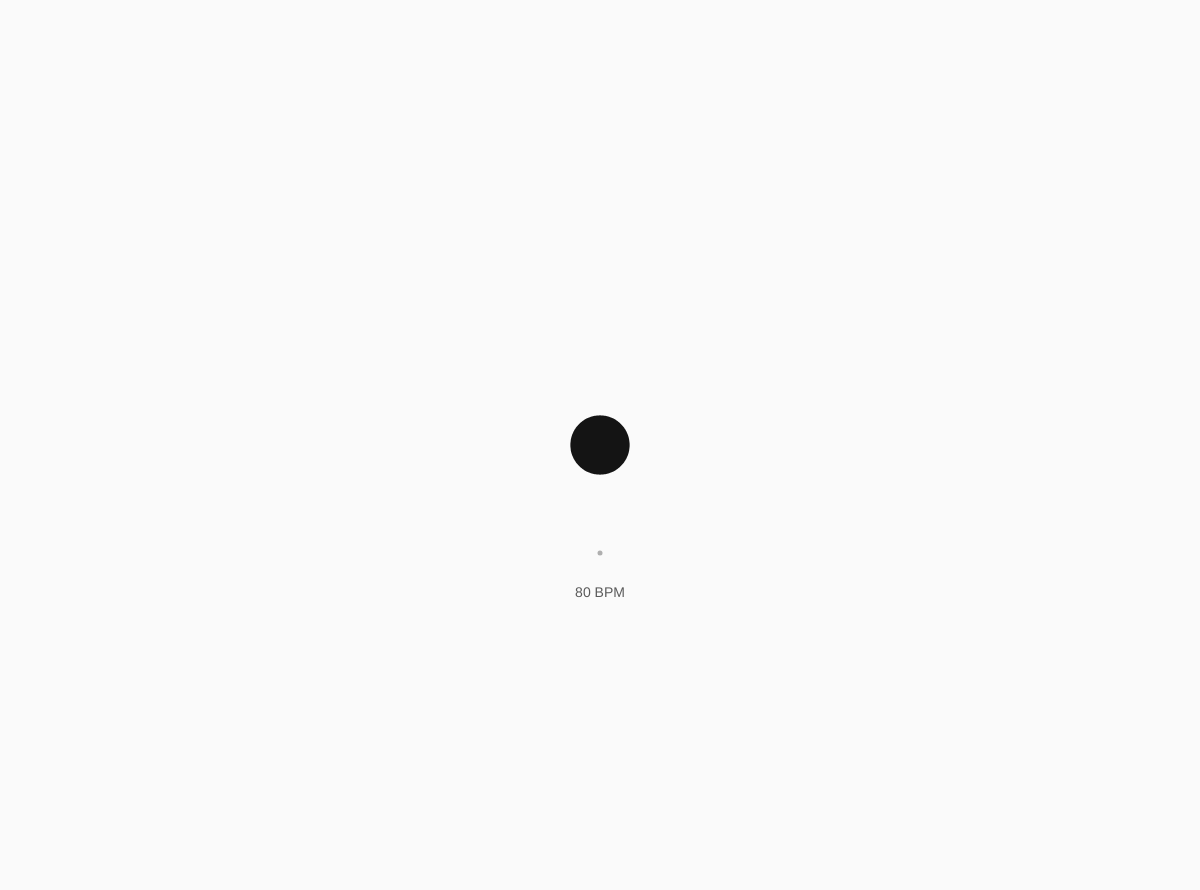
Frame 1 (no input)
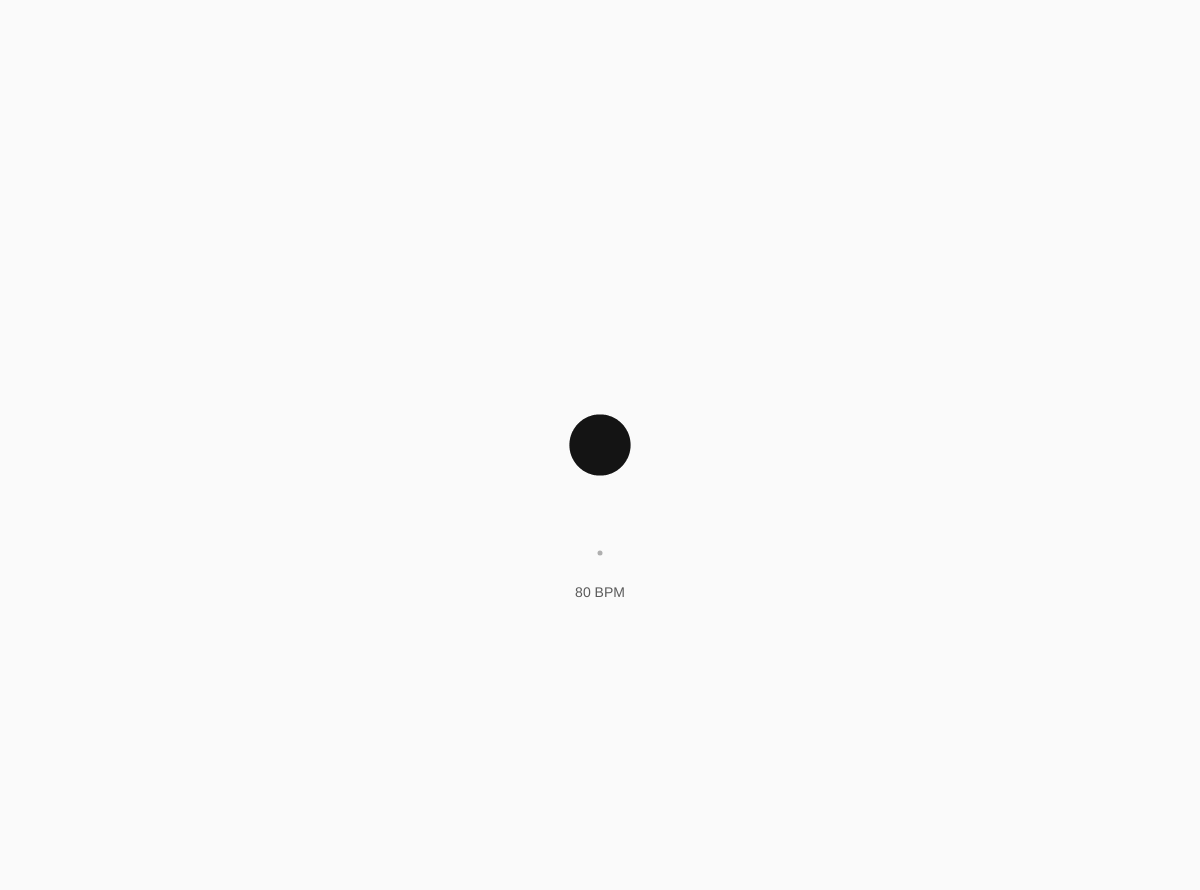
Frame 60 (no input)
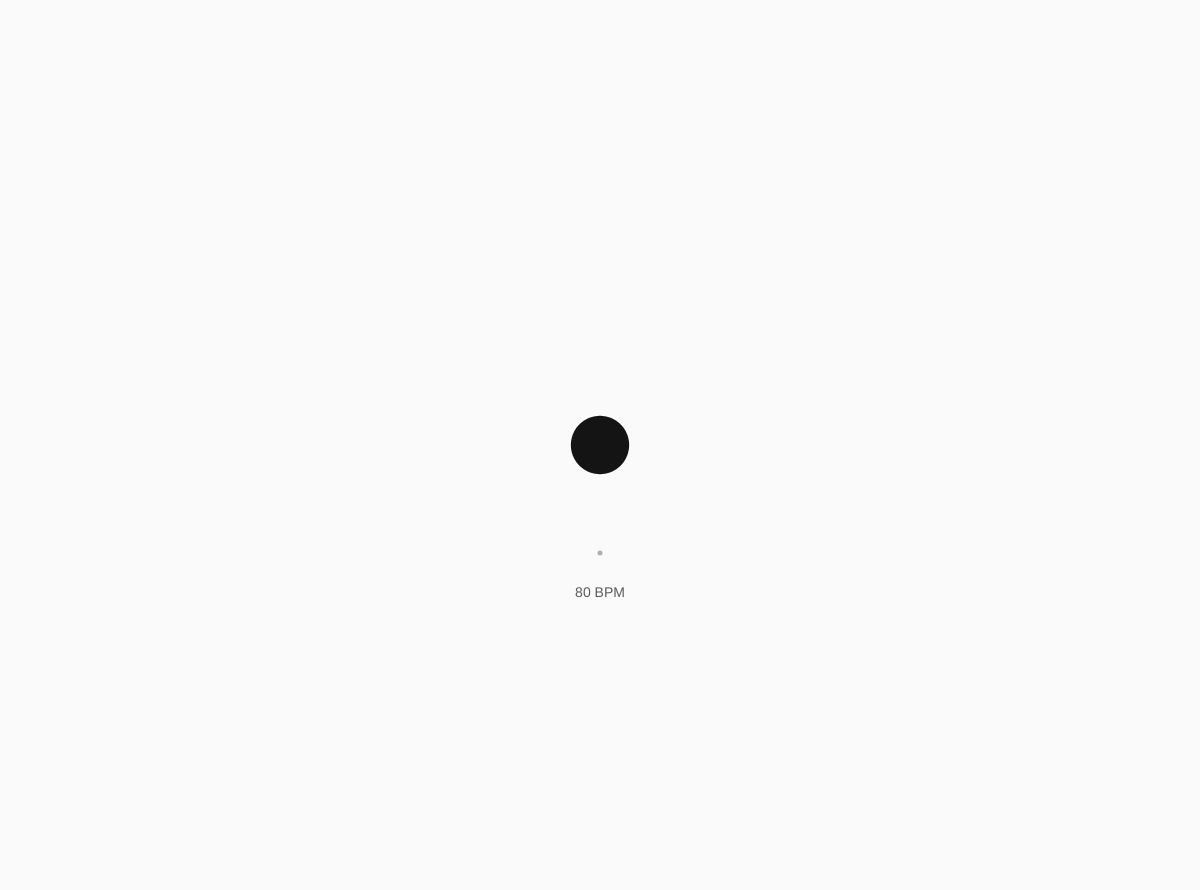
Frame 120 (the mouse pressed at the canvas centre since frame 60)

The p5.js sketch that drew these frames (run headless with seeded random() and noise() and a simulated clock; from frame 60 on, the mouse is pressed at the canvas centre):

// p5.js sketch
// ── sketch.js
// GeoBeat 无声动画预览：1–2 拍圆球，3–9 拍圆角多边形。
let tempo, meter, playButton, state = 'idle', beat = 0;
let shown = null, morphFrom = null, morphStart = -1000;
const reduced = window.matchMedia('(prefers-reduced-motion: reduce)');
function setup() {
  createCanvas(windowWidth, Math.max(360, windowHeight - 110));
  textAlign(CENTER, CENTER); rectMode(CENTER);
  const bar = createDiv();
  bar.style('display', 'flex'); bar.style('gap', '12px');
  bar.style('flex-wrap', 'wrap'); bar.style('justify-content', 'center');
  bar.style('align-items', 'center'); bar.style('font-family', 'system-ui');
  meter = createSelect().parent(bar);
  for (let n = 1; n <= 9; n++) meter.option(n + ' 拍', n);
  meter.selected('1'); meter.attribute('aria-label', '每小节拍数');
  meter.changed(() => {
    morphFrom = shown && shown.map(p => ({ ...p }));
    morphStart = millis();
  });
  tempo = createSlider(40, 180, 80, 1).parent(bar);
  tempo.attribute('aria-label', '每分钟拍数');
  playButton = createButton('播放').parent(bar);
  playButton.mousePressed(() => {
    state = state === 'playing' ? 'paused' : 'playing';
    playButton.html(state === 'playing' ? '暂停' : '继续');
  });
  const stop = createButton('停止').parent(bar);
  stop.mousePressed(() => { state = 'idle'; beat = 0; playButton.html('播放'); });
  for (const control of [meter, playButton, stop]) {
    control.style('min-height', '44px'); control.style('font-size', '16px');
  }
  describe('待机圆球轻微呼吸。一拍和两拍为圆球上下弹动，三拍以上为圆角多边形。拍点只突出当前拍，无阴影。');
}
function draw() {
  const dark = window.matchMedia('(prefers-color-scheme: dark)').matches;
  const ink = dark ? 242 : 20, muted = dark ? 105 : 175;
  background(dark ? 18 : 250);
  if (state === 'playing') beat += Math.min(deltaTime, 80) / 60000 * Number(tempo.value());
  const n = Number(meter.value()), phase = beat % 1, current = Math.floor(beat) % n;
  const size = Math.min(74, width * 0.2), y = height / 2;
  const speed = constrain((Number(tempo.value()) - 100) / 60, 0, 1);
  const speedMix = speed * speed * (3 - 2 * speed);
  const t = constrain(phase / lerp(0.90, 0.82, speedMix), 0, 1);
  const ease = t * t * (3 - 2 * t);
  const pulse = Math.pow(1 - phase, 4);
  const amplitude = size * lerp(0.045, 0.23, speedMix) * (current === 0 ? 1.45 : 1);
  noStroke(); fill(ink);
  const idle = state === 'idle';
  const breathing = idle && !reduced.matches ? 1 + 0.035 * Math.sin(millis() / 1000 * TWO_PI / 3.5) : 1;
  const angle = idle || n <= 2 || reduced.matches ? 0 : (Math.floor(beat) + ease) * TWO_PI / n;
  const offset = idle || reduced.matches ? 0 : Math.sin(PI * t) * (n <= 2 ? size * 0.1 + amplitude : -amplitude);
  const target = contour(idle ? 1 : n).map(p => ({
    x: (p.x * Math.cos(angle) - p.y * Math.sin(angle)) * size * breathing,
    y: (p.x * Math.sin(angle) + p.y * Math.cos(angle)) * size * breathing + offset
  }));
  const progress = reduced.matches ? 1 : constrain((millis() - morphStart) / 420, 0, 1);
  const soft = progress * progress * progress * (progress * (progress * 6 - 15) + 10);
  shown = target.map((p, i) => morphFrom && progress < 1 ? {
    x: lerp(morphFrom[i].x, p.x, soft), y: lerp(morphFrom[i].y, p.y, soft)
  } : p);
  beginShape();
  for (const p of shown) vertex(width / 2 + p.x, y + p.y);
  endShape(CLOSE);
  for (let i = 0; i < n; i++) {
    const active = state !== 'idle' && i === current;
    fill(active ? ink : muted);
    const diameter = active ? (reduced.matches ? 9 : 8 + 3 * pulse) : 5;
    circle(width / 2 + (i - (n - 1) / 2) * 24, y + 108, diameter);
  }
  fill(dark ? 185 : 90); textSize(14);
  text(tempo.value() + ' BPM', width / 2, y + 148);
}
// All outlines have 180 corresponding points, including circles.
// Snapshot the displayed outline on every change so rapid switching never snaps.
const contourCache = new Map();
function contour(n) {
  if (contourCache.has(n)) return contourCache.get(n);
  let raw = [];
  if (n <= 2) {
    raw = Array.from({ length: 180 }, (_, i) => {
      const a = i * Math.PI * 2 / 180 - Math.PI / 2;
      return { x: Math.cos(a) * 0.4, y: Math.sin(a) * 0.4 };
    });
  } else {
    const corners = Array.from({ length: n }, (_, i) => {
      const a = i * Math.PI * 2 / n + Math.PI / 2 - Math.PI / n;
      return { x: Math.cos(a) * 0.65, y: Math.sin(a) * 0.65 };
    });
    const mix = (a, b, t) => ({ x: a.x + (b.x-a.x)*t, y: a.y + (b.y-a.y)*t });
    for (let i=0; i<n; i++) {
      const p=corners[i], next=corners[(i+1)%n], prev=corners[(i+n-1)%n];
      const enter=mix(p,prev,0.16), leave=mix(p,next,0.16);
      for(let j=0;j<12;j++) {
        const t=j/12;
        raw.push(mix(mix(enter,p,t),mix(p,leave,t),t));
      }
      const nextEnter=mix(next,p,0.16);
      for(let j=0;j<20;j++) raw.push(mix(leave,nextEnter,j/20));
    }
    const lengths=[0];
    for(let i=0;i<raw.length;i++) {
      const a=raw[i],b=raw[(i+1)%raw.length];
      lengths.push(lengths[i]+Math.hypot(b.x-a.x,b.y-a.y));
    }
    let edge=0;
    const perimeter=lengths[lengths.length-1];
    raw=Array.from({length:180},(_,i)=>{
      const arcPosition=i*perimeter/180;
      while(lengths[edge+1]<arcPosition) edge++;
      return mix(raw[edge],raw[(edge+1)%raw.length],(arcPosition-lengths[edge])/(lengths[edge+1]-lengths[edge]));
    });
  }
  contourCache.set(n,raw);
  return raw;
}
function windowResized() { resizeCanvas(windowWidth, Math.max(360, windowHeight - 110)); }
